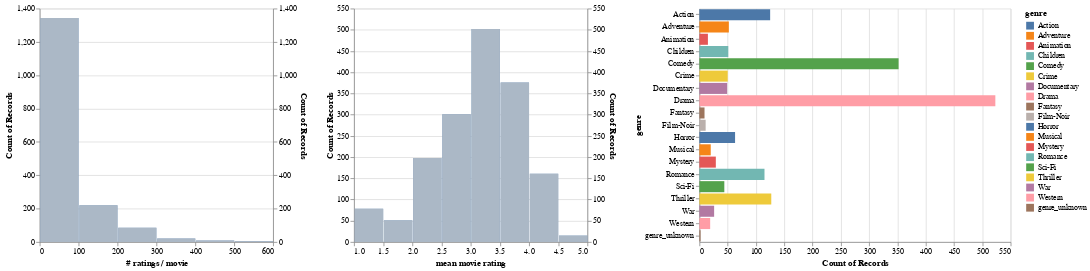

Notebook cell for this chart:
### Markdown cell above
Finally, the last chart shows the distribution of the number of ratings and average rating.

### Code cell
# Display the number of ratings and average rating per movie.
alt.hconcat(
    filtered_hist('rating count', '# ratings / movie', genre_filter),
    filtered_hist('rating mean', 'mean movie rating', genre_filter),
    genre_chart,
    data=movies_ratings)

### Figure 1 — Vega-Lite specification as saved in the notebook (floating-point values rounded to 4 significant figures; data arrays with more than 128 entries replaced by an {"elided": "..."} marker saying what was removed)
{"config": {"view": {"continuousWidth": 400, "continuousHeight": 300}}, "hconcat": [{"layer": [{"mark": "bar", "encoding": {"x": {"type": "quantitative", "bin": {"maxbins": 10}, "field": "rating count", "title": "# ratings / movie"}, "y": {"type": "quantitative", "aggregate": "count"}}, "transform": [{"filter": {"selection": "selector002"}}], "width": 300}, {"mark": "bar", "encoding": {"color": {"value": "lightgray"}, "opacity": {"value": 0.7}, "x": {"type": "quantitative", "bin": {"maxbins": 10}, "field": "rating count", "title": "# ratings / movie"}, "y": {"type": "quantitative", "aggregate": "count"}}, "width": 300}], "resolve": {"scale": {"y": "independent"}}}, {"layer": [{"mark": "bar", "encoding": {"x": {"type": "quantitative", "bin": {"maxbins": 10}, "field": "rating mean", "title": "mean movie rating"}, "y": {"type": "quantitative", "aggregate": "count"}}, "transform": [{"filter": {"selection": "selector002"}}], "width": 300}, {"mark": "bar", "encoding": {"color": {"value": "lightgray"}, "opacity": {"value": 0.7}, "x": {"type": "quantitative", "bin": {"maxbins": 10}, "field": "rating mean", "title": "mean movie rating"}, "y": {"type": "quantitative", "aggregate": "count"}}, "width": 300}], "resolve": {"scale": {"y": "independent"}}}, {"mark": "bar", "encoding": {"color": {"condition": {"type": "nominal", "field": "genre", "selection": "selector002"}, "value": "lightgray"}, "x": {"type": "quantitative", "aggregate": "count"}, "y": {"type": "nominal", "field": "genre"}}, "height": 300, "selection": {"selector002": {"type": "multi", "fields": ["genre"]}}}], "data": {"name": "data-b8b0e93b09d0724fa8e9686a32574c0c"}, "$schema": "https://vega.github.io/schema/vega-lite/v4.8.1.json", "datasets": {"data-b8b0e93b09d0724fa8e9686a32574c0c": {"elided": "1682 records"}}}
